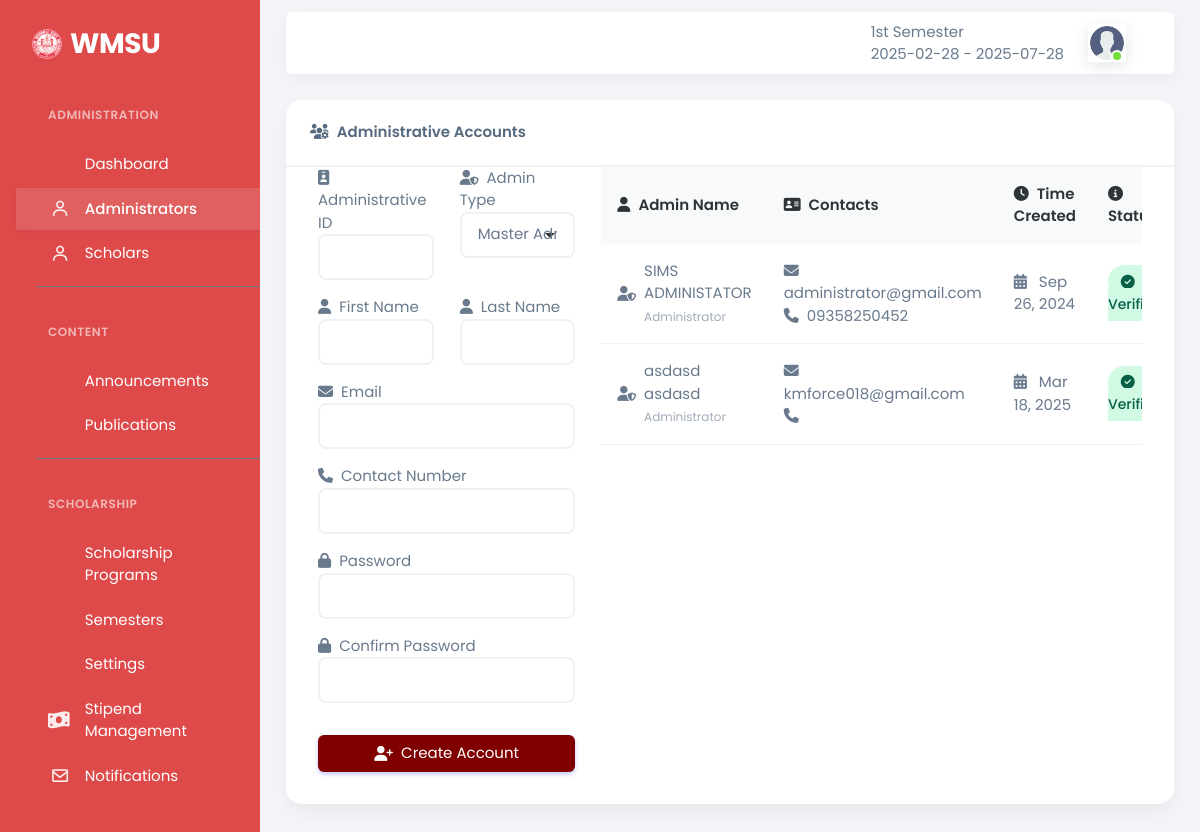
The page /scholars/user.php (signed in) on the database its author committed.
### tables this page shows
CREATE TABLE `settings` (
  `settingsID` int(11) NOT NULL,
  `Logo` varchar(100) NOT NULL DEFAULT 'logo.png',
  `Name` varchar(1000) NOT NULL,
  `email` varchar(28) NOT NULL,
  `contact` varchar(80) NOT NULL,
  `address` varchar(180) NOT NULL,
  `color` varchar(28) NOT NULL,
  `description` varchar(2000) DEFAULT NULL,
  `text_color` varchar(28) NOT NULL,
  `abbreviation` varchar(28) NOT NULL,
  `hero_title` varchar(255) DEFAULT 'Transform Your Future with',
  `hero_subtitle` text DEFAULT 'Access life-changing scholarship opportunities and take control of your academic journey at.',
  `navbar_color` varchar(50) DEFAULT NULL,
  `navbar_font_color` varchar(50) DEFAULT '#2d3436'
);

CREATE TABLE `semester` (
  `semesterID` int(11) NOT NULL,
  `sememestrName` varchar(88) NOT NULL,
  `date_start` varchar(20) NOT NULL,
  `date_end` varchar(20) NOT NULL,
  `flag` int(11) NOT NULL DEFAULT 0
);

CREATE TABLE `users` (
  `userID` int(11) NOT NULL,
  `studentID` varchar(88) NOT NULL,
  `profile` varchar(88) NOT NULL DEFAULT 'logo.png',
  `cor` varchar(88) DEFAULT NULL,
  `first_name` varchar(50) NOT NULL,
  `last_name` varchar(50) NOT NULL,
  `address` varchar(50) NOT NULL,
  `contact` varchar(50) NOT NULL,
  `email` varchar(50) NOT NULL,
  `password` varchar(250) NOT NULL,
  `code` int(11) NOT NULL,
  `status` varchar(50) NOT NULL,
  `roles` int(11) NOT NULL DEFAULT 3,
  `account_verifyer` int(11) NOT NULL DEFAULT 0,
  `created_account` timestamp NOT NULL DEFAULT current_timestamp()
);

### scholars/user.php (the view, shortened to what the rows shown need)
<?php include "./head.php";
?>
<body>
    <?php include "./controls.php";
    ; ?>
    <div class="layout-wrapper layout-content-navbar">
        <div class="layout-container">
            <?php include "./sidebar.php"; ?>
            <div class="layout-page">
                <?php include "./topbar.php"; ?>
                <div class="content-wrapper">
                    <div class="container-xxl flex-grow-1 container-p-y">
                        <link rel="stylesheet"
                            href="https://cdnjs.cloudflare.com/ajax/libs/font-awesome/6.4.0/css/all.min.css">
                        <div class="row">
                            <div class="col-sm-12">
                                <div class="card mb-3">
                                    <div class="card-body">
                                        <div class="row">
                                            <div class="col-sm-8">
                                                <div class="table-responsive">
                                                    <table id="mydata" class="display">
                                                        <thead>
                                                            <tr>
                                                                <th><i class="fas fa-user me-2"></i>Admin Name</th>
                                                                <th><i class="fas fa-address-card me-2"></i>Contacts
                                                                </th>
                                                                <th><i class="fas fa-clock me-2"></i>Time Created</th>
                                                                <th><i class="fas fa-info-circle me-2"></i>Status</th>
                                                            </tr>
                                                        </thead>
                                                        <tbody>
                                                            <?php foreach ($administators_list as $list) { ?>
                                                                <tr>
                                                                    <td>
                                                                        <div class="d-flex align-items-center">
                                                                            <i
                                                                                class="fas <?php echo $list['roles'] == 1 ? 'fa-user-shield' : 'fa-user-tie'; ?> me-2"></i>
                                                                            <div>
                                                                                <?php echo $list['first_name'] . " " . $list['last_name'] ?><br>
                                                                                <small class="text-muted">
                                                                                    <?php echo $list['roles'] == 1 ? 'Administrator' : 'Moderator'; ?>
                                                                                </small>
                                                                            </div>
                                                                        </div>
                                                                    </td>
                                                                    <td>
                                                                        <i
                                                                            class="fas fa-envelope me-2"></i><?php echo $list['email'] ?><br>
                                                                        <i
                                                                            class="fas fa-phone me-2"></i><?php echo $list['contact'] ?>
                                                                    </td>
                                                                    <td>
                                                                        <i class="fas fa-calendar-alt me-2"></i>
                                                                        <?php echo date('M d, Y', strtotime($list['created_account'])) ?>
                                                                    </td>
                                                                    <td>
                                                                        <?php if ($list['status'] == 'notverified'): ?>
                                                                            <a href="#"
                                                                                onclick="confirmActivation(<?php echo $list['userID']; ?>)"
                                                                                class="btn btn-sm btn-success">
                                                                                <i class="fas fa-check-circle me-2"></i>Activate
                                                                                Account
                                                                            </a>
                                                                        <?php else: ?>
                                                                            <span class="status-badge status-active">
                                                                                <i class="fas fa-check-circle me-2"></i>Verified
                                                                            </span>
                                                                        <?php endif; ?>
                                                                    </td>
                                                                </tr>
                                                            <?php } ?>
                                                        </tbody>
                                                    </table>
                                                </div>
                                            </div>
                                        </div>
                                    </div>
                                </div>
                            </div>
                        </div>
                    </div>
                    <?php include "./footer.php"; ?>

### scholars/sidebar.php (shortened to what the rows shown need)
<link href="https://cdn.jsdelivr.net/npm/tailwindcss@2.2.19/dist/tailwind.min.css" rel="stylesheet">
<aside id="layout-menu" class="layout-menu menu-vertical menu"
  style="background-color: <?php echo $settings['color'] ?>">
  <div class="app-brand demo">
    <a href="system_description.php" class="app-brand-link">
      <span class="app-brand-logo demo">
        <img src="../assets/images/logo/<?php echo $settings['Logo'] ?>" alt="" class="img-fluid d-none d-sm-block"
          width="30px">
      </span>
      <span
        class="app-brand-text demo menu-text fw-bold ms-2 tcolor text-uppercase"><?php echo $settings['abbreviation'] ?></span>
    </a>
  </div>
</aside>

### scholars/topbar.php (shortened to what the rows shown need)
<nav class="layout-navbar container-xxl navbar navbar-expand-xl navbar-detached align-items-center bg-navbar-theme "
            id="layout-navbar">
            <div class="navbar-nav-right d-flex align-items-center" id="navbar-collapse">
              <ul class="navbar-nav flex-row align-items-center ms-auto">
                <li><?php echo $semdetails['sememestrName']."<br> ".$semdetails['date_start']." - ".$semdetails['date_end']?></li>
                <li class="nav-item navbar-dropdown dropdown-user dropdown">
                  <a class="nav-link dropdown-toggle hide-arrow" href="javascript:void(0);" data-bs-toggle="dropdown">
                    <div class="avatar avatar-online">
                      <img src="../assets/images/profile/<?php echo $fetch_info['profile']?>" alt class="w-px-40 h-auto rounded-circle" />
                    </div>
                  </a>
                </li>
              </ul>
            </div>
          </nav>

### rows shown on the page
settings: Logo (picture), abbreviation "WMSU"
semester: sememestrName "1st Semester", date_start "2025-02-28", date_end "2025-07-28"
users: profile (picture), roles 1 (drawn), first_name "SIMS", last_name "ADMINISTATOR", email "administrator@gmail.com", contact "09358250452", created_account "Sep 26, 2024", status "Verified"
users: roles 1 (drawn), first_name "asdasd", last_name "asdasd", email "kmforce018@gmail.com", created_account "Mar 18, 2025", status "Verified"
